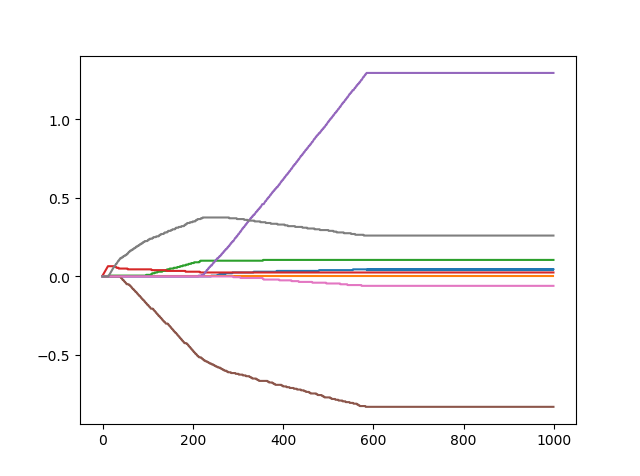

Recreate this plot in Python.
import numpy as np 
import matplotlib.pyplot as plt 

def loadDataSet(filename):
	fr=open(filename)
	xArr=[]
	yArr=[]
	numFeat=len(open(filename).readline().split('\t'))-1
	for line in fr.readlines():
		lineArr=[]
		curline=line.strip().split('\t')
		for i in range(numFeat):
			lineArr.append(float(curline[i]))
		xArr.append(lineArr)
		yArr.append(float(curline[-1]))
	return xArr,yArr

def regularize(xMat,yMat):
	inxMat=xMat.copy()
	inyMat=yMat.copy()
	yMean=np.mean(yMat,0)
	inyMat=inyMat-yMean
	xMean=np.mean(xMat,0)
	xVar=np.var(xMat,0)
	inxMat=(inxMat-xMean)/xVar
	return inxMat,inyMat

def rssError(yArr,yHatArr):
	return ((yArr-yHatArr)**2).sum()

def stageWise(xArr,yArr,eps=0.01,numIt=100):
	xMat=np.mat(xArr)
	yMat=np.mat(yArr).T
	xMat,yMat=regularize(xMat,yMat)
	m,n=np.shape(xMat)
	returnMat =np.zeros((numIt,n))
	ws=np.zeros((n,1))
	wsTest=ws.copy()
	wsMax=ws.copy()
	for i in range(numIt):
		lowestError=float('inf')
		for j in range(n):
			for sign in [-1,1]:
				wsTest=ws.copy()
				wsTest[j]+=eps*sign
				yTest=xMat*wsTest
				rssE=rssError(yMat.A,yTest.A)
				if rssE<lowestError:
					lowestError=rssE
					wsMax=wsTest
		ws=wsMax.copy()
		returnMat[i,:]=ws.T 
	return returnMat
def plot():
	abX,abY=loadDataSet('abalone.txt')
	w=stageWise(abX,abY,0.005,1000)
	fig=plt.figure()
	ax=fig.add_subplot(111)
	ax.plot(w)
	plt.show()
plot()
